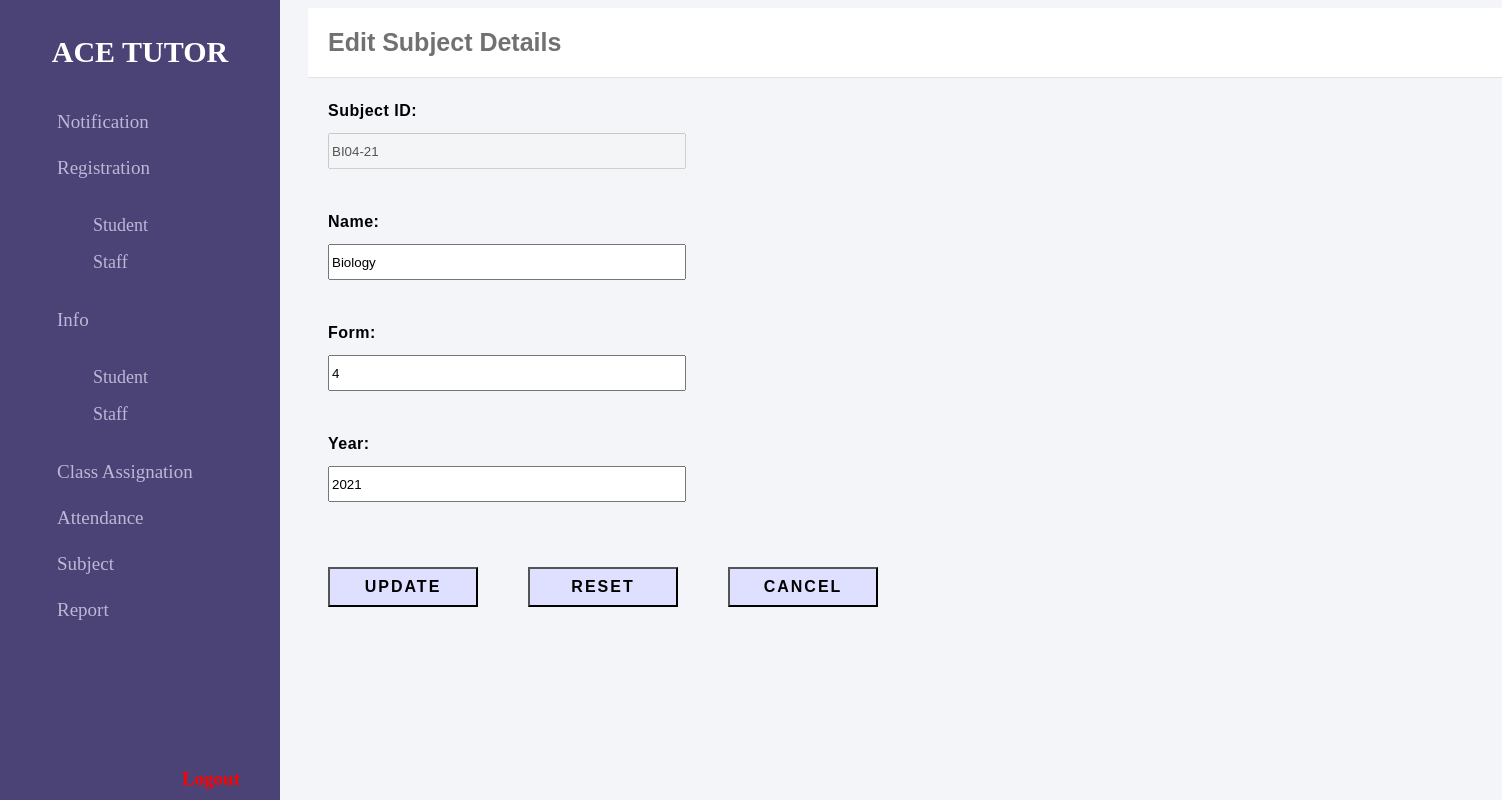
Page /acetutor/edit_subject.php?id=BI04-21 on the committed database.
### tables this page shows
CREATE TABLE IF NOT EXISTS `subject` (
  `JID` varchar(7) NOT NULL,
  `Name` varchar(30) NOT NULL,
  `Form` int(1) NOT NULL,
  `Year` int(4) NOT NULL,
  PRIMARY KEY (`JID`)
);

### acetutor/edit_subject.php (the view, shortened to what this page needs)
<!DOCTYPE html>
<html lang="en">
<head>
<link rel="stylesheet" href="stylea.css"/>
</head>
<body>
<div class="sidenav">
	<div class="sidebar">
	<h2>ACE Tutor</h2>
	<?php $thisMonth = intVal(date("m"));?>
	<a href="AdminNotification.php?month=<?php echo $thisMonth; ?>"><i class="fas fa-bell"></i>Notification</a>
	<a><i class="fas fa-user-plus"></i>Registration</a>
		<ul>
		<li><a href="RegStu.php"><i class="fas fa-user"></i>Student</a></li>
		<li><a href="RegTea.php"><i class="fas fa-user-tie"></i>Staff</a></li>
		</ul>
	<a><i class="fas fa-user-edit"></i>Info</a>
		<ul>
		<li><a href="InfoStu.php"><i class="fas fa-user"></i>Student</a></li>
		<li><a href="InfoTea.php"><i class="fas fa-user-tie"></i>Staff</a></li>
		</ul>
	<a href="ClassAssign.php"><i class="fas fa-chalkboard-teacher"></i>Class Assignation</a>
	<a href="Attendance.php"><i class="fas fa-calendar-alt"></i>Attendance</a>
	<a href="Subject.php"><i class="far fa-list-alt"></i>Subject</a>
	<div class="report">
	<a href="#"><i class="far fa-file-alt"></i>Report<i class="fas fa-angle-down"></i></a>
	</div>
	<div class="logout">
		<a onclick="logout()"><i class="fas fa-lock-open"></i>Logout</a>
	</div>
	</div>
</div>
<div class="main">
	<div class="header"> Edit Subject Details </div>
	<div class="info">
		<?php
		include("conn.php");
		$id = $_GET['id'];
		$result = mysqli_query($con, "SELECT name, form, year FROM subject WHERE jid ='$id';");
		while($row = mysqli_fetch_array($result)){
 		echo "<form action=\"update_subject.php\" method=\"post\">";
 		echo "<label>Subject ID:</label> <input type=\"text\" name=\"jid\" disabled=\"disabled\" value=" .$id. ">";
		echo "<label>Name:</label> <input type=\"text\" name=\"name\" required=\"required\" value=" .$row['name']. ">";
		echo "<label>Form:</label><input type=\"number\" name=\"form\" required=\"required\" value=" .$row['form']. ">";
		echo "<label>Year:</label><input type=\"number\" name=\"year\" required=\"required\" value=" .$row['year']. ">";
		echo "<br><br>";
		echo "<input type=\"submit\" value=\"Update\" name=\"update\">";
		echo "<input type=\"reset\" value=\"Reset\">";
		echo "<input type=\"submit\" value=\"Cancel\" name=\"cancel\">";
		echo "</form>";
		}
		?>
	</div>
</div>
</body>
</html>

### acetutor/stylea.css (style rules this page uses)
.sidenav { height:100%; width: 280px; position:fixed; z-index:1; top:0; left:0; background-color: #4b4276; overflow:hidden; padding-top:10px; }
.sidenav .sidebar h2 { color: white; text-transform:uppercase; text-align:center; margin-bottom:30px; font-size: 30px; }
.sidenav .sidebar a { padding: 12px; font-size: 19px; color:#bdb8d7; display:block; text-decoration:none; }
.sidenav .sidebar ul li { list-style-type:none; }
.sidenav .sidebar ul li a { font-size:18px; padding: 8px; }
.sidenav .sidebar a .fas { width:25px; padding-right: 10px; padding-left:10px; }
.sidenav .sidebar a .far { width:25px; padding-right: 10px; padding-left: 10px; }
.sidenav .sidebar .report a .fas { margin-left: 100px; }
.sidenav .sidebar .logout { position:fixed; text-align: right; color:#4b4276; width:250px; bottom:0px; }
.sidenav .sidebar .logout a { padding: 10px; font-size: 19px; font-weight:bold; color: red; display:block; text-decoration:none; }
.sidenav .sidebar .logout a .fas { width:25px; padding-left: 10px; }
.main { width:100%; margin-left: 300px; font-family: 'Source Sans Pro', sans-serif; }
.main .header { padding: 20px; font-size: 25px; background:white; color: #717171; border-bottom: 1px solid #e0e4e8; font-weight:bold; }
.main .info { margin: 20px; line-height: 25px; }

### acetutor/edit_subject.php (style rules this page uses)
h2 { color:#0000CC; }
form { letter-spacing:0.5px; }
label { display:block; font-weight: bold; margin-bottom: 10px; }
input[type=text], [type=number] { height:30px; width: 350px; margin-bottom: 40px; }
input[type=reset], [type=submit] { background-color:#DFDFFF; margin-right: 50px; height: 40px; width: 150px; font-weight:bold; font-size:medium; text-transform:uppercase; letter-spacing:2px; text-decoration:none; }

### rows in the picture
subject: name "Biology", form "4", year "2021"
